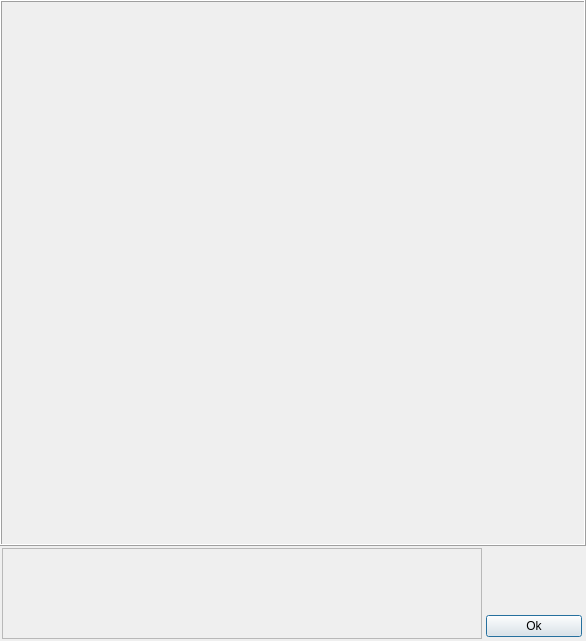
<?xml version="1.0" encoding="UTF-8"?>
<ui version="4.0">
 <class>Dialog</class>
 <widget class="QDialog" name="Dialog">
  <property name="geometry">
   <rect>
    <x>0</x>
    <y>0</y>
    <width>586</width>
    <height>641</height>
   </rect>
  </property>
  <property name="sizePolicy">
   <sizepolicy hsizetype="Fixed" vsizetype="Fixed">
    <horstretch>0</horstretch>
    <verstretch>0</verstretch>
   </sizepolicy>
  </property>
  <property name="minimumSize">
   <size>
    <width>586</width>
    <height>641</height>
   </size>
  </property>
  <property name="maximumSize">
   <size>
    <width>10000</width>
    <height>10000</height>
   </size>
  </property>
  <property name="windowTitle">
   <string>Dialog</string>
  </property>
  <layout class="QVBoxLayout" name="verticalLayout">
   <property name="spacing">
    <number>0</number>
   </property>
   <property name="margin">
    <number>0</number>
   </property>
   <item>
    <widget class="QFrame" name="cameraFrame">
     <property name="sizePolicy">
      <sizepolicy hsizetype="Preferred" vsizetype="Preferred">
       <horstretch>0</horstretch>
       <verstretch>0</verstretch>
      </sizepolicy>
     </property>
     <property name="minimumSize">
      <size>
       <width>586</width>
       <height>545</height>
      </size>
     </property>
     <property name="maximumSize">
      <size>
       <width>10000</width>
       <height>10000</height>
      </size>
     </property>
     <property name="frameShape">
      <enum>QFrame::Box</enum>
     </property>
     <property name="frameShadow">
      <enum>QFrame::Raised</enum>
     </property>
    </widget>
   </item>
   <item>
    <widget class="QWidget" name="widget" native="true">
     <property name="sizePolicy">
      <sizepolicy hsizetype="Preferred" vsizetype="Fixed">
       <horstretch>0</horstretch>
       <verstretch>0</verstretch>
      </sizepolicy>
     </property>
     <property name="maximumSize">
      <size>
       <width>16777215</width>
       <height>95</height>
      </size>
     </property>
     <layout class="QHBoxLayout" name="horizontalLayout">
      <property name="spacing">
       <number>2</number>
      </property>
      <property name="margin">
       <number>2</number>
      </property>
      <item>
       <widget class="QFrame" name="cameraParamsFrame">
        <property name="sizePolicy">
         <sizepolicy hsizetype="MinimumExpanding" vsizetype="Preferred">
          <horstretch>0</horstretch>
          <verstretch>0</verstretch>
         </sizepolicy>
        </property>
        <property name="minimumSize">
         <size>
          <width>0</width>
          <height>0</height>
         </size>
        </property>
        <property name="maximumSize">
         <size>
          <width>16777215</width>
          <height>1000</height>
         </size>
        </property>
        <property name="frameShape">
         <enum>QFrame::StyledPanel</enum>
        </property>
        <property name="frameShadow">
         <enum>QFrame::Raised</enum>
        </property>
       </widget>
      </item>
      <item>
       <widget class="QWidget" name="widget_3" native="true">
        <property name="minimumSize">
         <size>
          <width>100</width>
          <height>0</height>
         </size>
        </property>
        <property name="maximumSize">
         <size>
          <width>16777215</width>
          <height>92</height>
         </size>
        </property>
        <layout class="QVBoxLayout" name="verticalLayout_2">
         <property name="margin">
          <number>2</number>
         </property>
         <item>
          <spacer name="verticalSpacer_2">
           <property name="orientation">
            <enum>Qt::Vertical</enum>
           </property>
           <property name="sizeHint" stdset="0">
            <size>
             <width>20</width>
             <height>38</height>
            </size>
           </property>
          </spacer>
         </item>
         <item>
          <widget class="QPushButton" name="okButton">
           <property name="maximumSize">
            <size>
             <width>100</width>
             <height>16777215</height>
            </size>
           </property>
           <property name="text">
            <string>Ok</string>
           </property>
          </widget>
         </item>
        </layout>
       </widget>
      </item>
     </layout>
    </widget>
   </item>
  </layout>
  <zorder>widget</zorder>
  <zorder>cameraFrame</zorder>
 </widget>
 <resources/>
 <connections/>
</ui>
